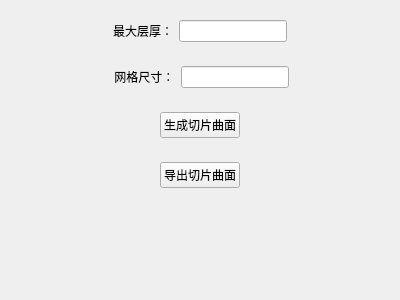
<?xml version="1.0" encoding="UTF-8"?>
<ui version="4.0">
 <class>VecFieldBasedSlice_SurfSlice</class>
 <widget class="QWidget" name="VecFieldBasedSlice_SurfSlice">
  <property name="geometry">
   <rect>
    <x>0</x>
    <y>0</y>
    <width>400</width>
    <height>300</height>
   </rect>
  </property>
  <property name="windowTitle">
   <string>Form</string>
  </property>
  <layout class="QVBoxLayout" name="verticalLayout">
   <item>
    <widget class="QWidget" name="widget" native="true">
     <layout class="QHBoxLayout" name="horizontalLayout">
      <item>
       <spacer name="horizontalSpacer">
        <property name="orientation">
         <enum>Qt::Horizontal</enum>
        </property>
        <property name="sizeHint" stdset="0">
         <size>
          <width>74</width>
          <height>20</height>
         </size>
        </property>
       </spacer>
      </item>
      <item>
       <widget class="QLabel" name="label">
        <property name="text">
         <string>最大层厚：</string>
        </property>
       </widget>
      </item>
      <item>
       <widget class="QLineEdit" name="lineEdit"/>
      </item>
      <item>
       <spacer name="horizontalSpacer_2">
        <property name="orientation">
         <enum>Qt::Horizontal</enum>
        </property>
        <property name="sizeHint" stdset="0">
         <size>
          <width>73</width>
          <height>20</height>
         </size>
        </property>
       </spacer>
      </item>
     </layout>
    </widget>
   </item>
   <item>
    <widget class="QWidget" name="widget_2" native="true">
     <layout class="QHBoxLayout" name="horizontalLayout_2">
      <item>
       <spacer name="horizontalSpacer_3">
        <property name="orientation">
         <enum>Qt::Horizontal</enum>
        </property>
        <property name="sizeHint" stdset="0">
         <size>
          <width>40</width>
          <height>20</height>
         </size>
        </property>
       </spacer>
      </item>
      <item>
       <widget class="QLabel" name="label_2">
        <property name="text">
         <string> 网格尺寸：</string>
        </property>
       </widget>
      </item>
      <item>
       <widget class="QLineEdit" name="lineEdit_2"/>
      </item>
      <item>
       <spacer name="horizontalSpacer_4">
        <property name="orientation">
         <enum>Qt::Horizontal</enum>
        </property>
        <property name="sizeHint" stdset="0">
         <size>
          <width>40</width>
          <height>20</height>
         </size>
        </property>
       </spacer>
      </item>
     </layout>
    </widget>
   </item>
   <item>
    <widget class="QWidget" name="widget_3" native="true">
     <layout class="QHBoxLayout" name="horizontalLayout_3">
      <item>
       <spacer name="horizontalSpacer_5">
        <property name="orientation">
         <enum>Qt::Horizontal</enum>
        </property>
        <property name="sizeHint" stdset="0">
         <size>
          <width>133</width>
          <height>20</height>
         </size>
        </property>
       </spacer>
      </item>
      <item>
       <widget class="QPushButton" name="pushButton">
        <property name="text">
         <string>生成切片曲面</string>
        </property>
       </widget>
      </item>
      <item>
       <spacer name="horizontalSpacer_6">
        <property name="orientation">
         <enum>Qt::Horizontal</enum>
        </property>
        <property name="sizeHint" stdset="0">
         <size>
          <width>133</width>
          <height>20</height>
         </size>
        </property>
       </spacer>
      </item>
     </layout>
    </widget>
   </item>
   <item>
    <widget class="QWidget" name="widget_4" native="true">
     <layout class="QHBoxLayout" name="horizontalLayout_4">
      <item>
       <spacer name="horizontalSpacer_7">
        <property name="orientation">
         <enum>Qt::Horizontal</enum>
        </property>
        <property name="sizeHint" stdset="0">
         <size>
          <width>133</width>
          <height>20</height>
         </size>
        </property>
       </spacer>
      </item>
      <item>
       <widget class="QPushButton" name="pushButton_2">
        <property name="text">
         <string>导出切片曲面</string>
        </property>
       </widget>
      </item>
      <item>
       <spacer name="horizontalSpacer_8">
        <property name="orientation">
         <enum>Qt::Horizontal</enum>
        </property>
        <property name="sizeHint" stdset="0">
         <size>
          <width>133</width>
          <height>20</height>
         </size>
        </property>
       </spacer>
      </item>
     </layout>
    </widget>
   </item>
   <item>
    <spacer name="verticalSpacer">
     <property name="orientation">
      <enum>Qt::Vertical</enum>
     </property>
     <property name="sizeHint" stdset="0">
      <size>
       <width>20</width>
       <height>97</height>
      </size>
     </property>
    </spacer>
   </item>
  </layout>
 </widget>
 <resources/>
 <connections/>
</ui>
